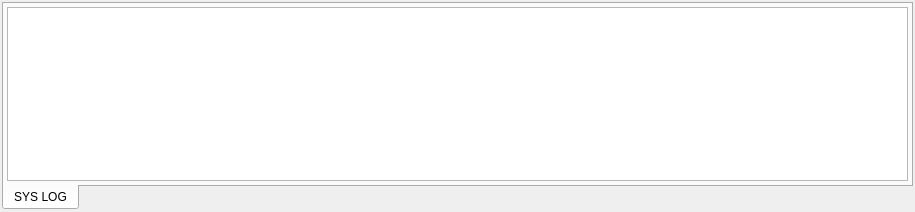
<?xml version="1.0" encoding="UTF-8"?>
<ui version="4.0">
 <class>CLogView</class>
 <widget class="QWidget" name="CLogView">
  <property name="geometry">
   <rect>
    <x>0</x>
    <y>0</y>
    <width>915</width>
    <height>212</height>
   </rect>
  </property>
  <property name="minimumSize">
   <size>
    <width>0</width>
    <height>50</height>
   </size>
  </property>
  <property name="windowTitle">
   <string>LogView</string>
  </property>
  <layout class="QVBoxLayout" name="verticalLayout">
   <property name="spacing">
    <number>2</number>
   </property>
   <property name="leftMargin">
    <number>2</number>
   </property>
   <property name="topMargin">
    <number>2</number>
   </property>
   <property name="rightMargin">
    <number>2</number>
   </property>
   <property name="bottomMargin">
    <number>2</number>
   </property>
   <item>
    <widget class="QTabWidget" name="tabLog">
     <property name="maximumSize">
      <size>
       <width>16777215</width>
       <height>16677</height>
      </size>
     </property>
     <property name="tabPosition">
      <enum>QTabWidget::South</enum>
     </property>
     <property name="tabShape">
      <enum>QTabWidget::Rounded</enum>
     </property>
     <property name="currentIndex">
      <number>0</number>
     </property>
     <property name="iconSize">
      <size>
       <width>18</width>
       <height>18</height>
      </size>
     </property>
     <property name="elideMode">
      <enum>Qt::ElideNone</enum>
     </property>
     <property name="documentMode">
      <bool>false</bool>
     </property>
     <widget class="QWidget" name="tabSys">
      <attribute name="icon">
       <iconset resource="../MainUi.qrc">
        <normaloff>:/icon/icon/syslog.ico</normaloff>:/icon/icon/syslog.ico</iconset>
      </attribute>
      <attribute name="title">
       <string>SYS LOG</string>
      </attribute>
      <layout class="QHBoxLayout" name="horizontalLayout_2">
       <property name="spacing">
        <number>3</number>
       </property>
       <property name="leftMargin">
        <number>3</number>
       </property>
       <property name="topMargin">
        <number>3</number>
       </property>
       <property name="rightMargin">
        <number>3</number>
       </property>
       <property name="bottomMargin">
        <number>3</number>
       </property>
       <item>
        <widget class="QPlainTextEdit" name="teSys">
         <property name="font">
          <font>
           <family>Courier 10 Pitch</family>
           <italic>false</italic>
          </font>
         </property>
         <property name="readOnly">
          <bool>true</bool>
         </property>
        </widget>
       </item>
      </layout>
     </widget>
    </widget>
   </item>
  </layout>
 </widget>
 <resources>
  <include location="../MainUi.qrc"/>
 </resources>
 <connections/>
</ui>
